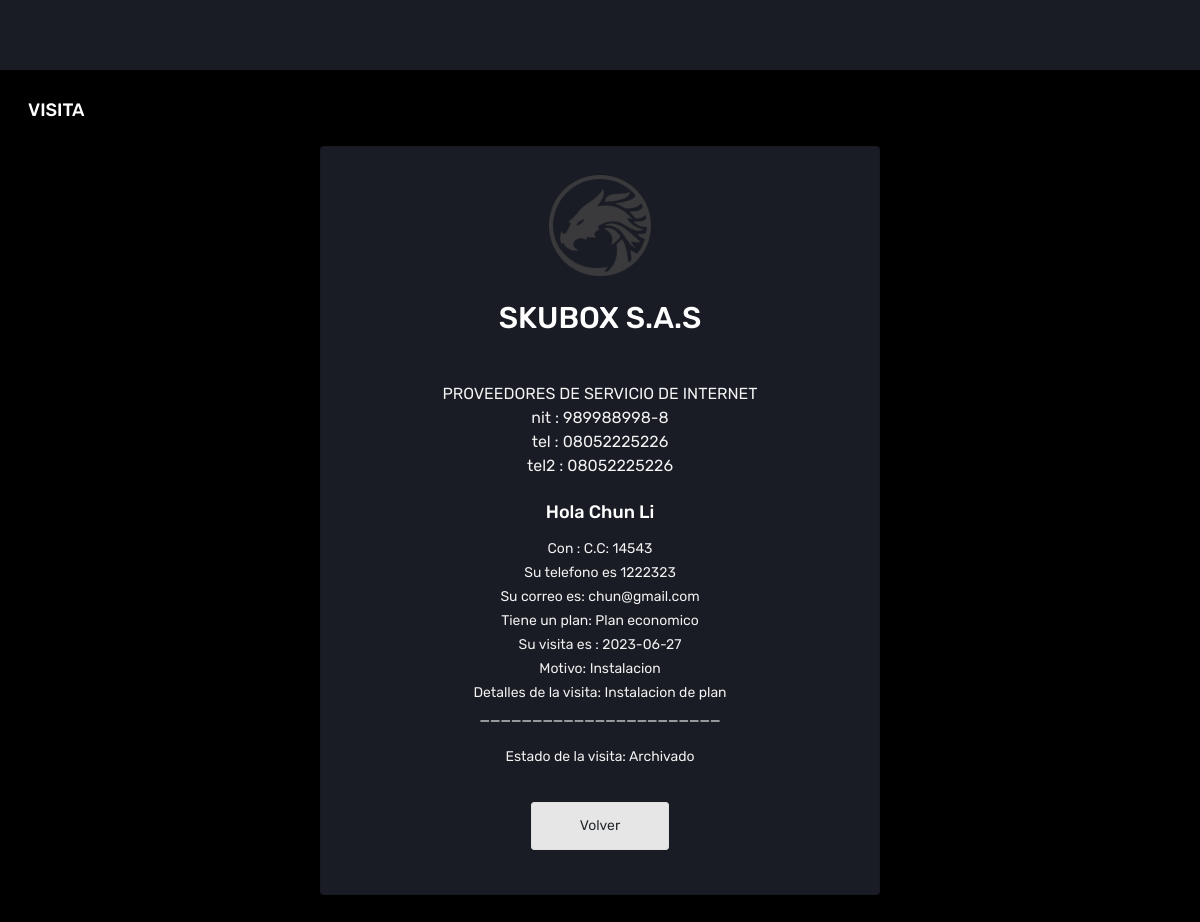
The page /consultas/visitascliente.php?id=2 on the database its author committed.
### tables this page shows
CREATE TABLE `empresa` (
  `id` int(11) NOT NULL DEFAULT 1,
  `logoEmpr` longblob DEFAULT NULL,
  `rz` varchar(255) DEFAULT NULL,
  `nombEmpresa` varchar(255) DEFAULT NULL,
  `nit` varchar(20) DEFAULT NULL,
  `crc` varchar(255) DEFAULT NULL,
  `nombrepleg` varchar(255) DEFAULT NULL,
  `docurepleg` varchar(50) DEFAULT NULL,
  `dirsede` varchar(255) DEFAULT NULL,
  `telsede` varchar(20) DEFAULT NULL,
  `telsede2` varchar(50) DEFAULT NULL,
  `email` varchar(20) DEFAULT NULL,
  `paginaWeb` varchar(255) DEFAULT NULL,
  `fechaConstitucion` date DEFAULT NULL
);

CREATE TABLE `usuario` (
  `idUsuario` int(11) NOT NULL,
  `tipoDocumento` varchar(20) NOT NULL DEFAULT 'CC',
  `documentoUsuario` varchar(20) NOT NULL,
  `nombresUsuario` varchar(100) NOT NULL,
  `telefonoUsuario` varchar(20) DEFAULT NULL,
  `correoUsuario` varchar(100) NOT NULL,
  `claveUsuario` varchar(150) NOT NULL,
  `estadoUsuario` enum('Activo','Inactivo') NOT NULL DEFAULT 'Activo',
  `creado` date NOT NULL,
  `ultimaActualizacion` date NOT NULL,
  `rol` varchar(100) NOT NULL,
  `fotoUsuario` varchar(255) DEFAULT 'pic-1.png',
  `foto` varchar(255) DEFAULT NULL
);

CREATE TABLE `cliente` (
  `idCliente` int(11) NOT NULL,
  `tipoDocumento` varchar(10) NOT NULL DEFAULT 'CC',
  `documentoCliente` varchar(20) NOT NULL,
  `nombreCliente` varchar(100) NOT NULL,
  `telefonoCliente` varchar(20) NOT NULL,
  `correoCliente` varchar(100) NOT NULL,
  `direccion` varchar(100) DEFAULT NULL,
  `estadoCliente` varchar(10) NOT NULL DEFAULT 'Activo',
  `plan_idPlan` int(11) NOT NULL,
  `creado` date DEFAULT NULL,
  `ultimaActualizacion` date DEFAULT NULL,
  `meses_gracia` int(11) DEFAULT 0
);

CREATE TABLE `plan` (
  `idPlan` int(11) NOT NULL,
  `codigoPlan` varchar(20) NOT NULL,
  `tipoPlan` varchar(20) DEFAULT NULL,
  `velocidad` varchar(20) NOT NULL,
  `nombrePlan` varchar(250) NOT NULL,
  `precioPlan` decimal(10,0) NOT NULL,
  `desPlan` varchar(2000) DEFAULT NULL,
  `estadoPlan` varchar(10) NOT NULL
);

CREATE TABLE `visitas` (
  `idVisita` int(10) NOT NULL,
  `tipoVisita` varchar(100) NOT NULL DEFAULT 'Instalacion',
  `motivoVisita` varchar(2000) DEFAULT NULL,
  `diaVisita` date DEFAULT NULL,
  `estadoVisita` varchar(100) DEFAULT 'Activo',
  `visita_idCliente` int(11) DEFAULT NULL,
  `comentario` varchar(2000) DEFAULT NULL
);

### public_html/consultas/visitascliente.php (the view, shortened to what this page needs)
    <?php
include '../../includes/header.php';
?>
<body>
  <?php
  require_once __DIR__ . '/../../config/db.php';
  $id = $_GET['id'];
  $sql = "SELECT * FROM usuario
  INNER JOIN user_visita
  INNER JOIN visitas
  INNER JOIN cliente
  INNER JOIN plan
  WHERE usuario.`idUsuario`=user_visita.`user_idUser`
  AND user_visita.`visita_idVisita`=visitas.`idVisita`
  AND  cliente.`idCliente`=visitas.`visita_idCliente`
  AND cliente.`plan_idPlan`=plan.`idPlan`
  AND idVisita='$id';";
if ($rta = $con->query($sql)) {
while ($row = $rta->fetch_assoc()) {
$tipov = $row['tipoVisita'];
$motivo = $row['motivoVisita'];
$diaVisita = $row['diaVisita'];
$eVisita = $row['estadoVisita'];
$tdc = $row['tipoDocumento'];
$docCliente = $row['documentoCliente'];
$nomCliente = $row['nombreCliente'];
$telCliente = $row['telefonoCliente'];
$emailCliente = $row['correoCliente'];
$nombreplan = $row['nombrePlan'];
    }
  }
  $sql2 = "SELECT * FROM empresa WHERE id='1';";
  $query2 = mysqli_query($con, $sql2);
  $row = mysqli_fetch_array($query2);
  ?>
  <div class="main-panel">
    <div class="content-wrapper">
      <div class="page-header">
        <h2 class="page-title">VISITA</h2>
      </div>
      <div class="row justify-content-center">
        <div class="col-md-6 col-12 grid-margin stretch-card mx-auto">
          <div class="card">
            <div class="card-body">
              <div style="text-align: center;">
                <img class="logo" src="../assets/images/empresa/logoEmpresa.png" alt="logo" style="max-width: 20%; height: auto" class="img-responsive" />
              </div>
              <br>
              <center>
                <h2 class="card-title"><?php echo $row['nombEmpresa'] ?></h2>
              </center>
              <form class="forms-sample">
                <div class="form-group">
                  <div class="card-body">
                    <form class="forms-sample">
                      <center><class="card-title"><?php echo $row['rz'] ?></center>
                      <center><class="card-title">nit : <?php echo $row['nit'] ?></center>
                      <center><class="card-title">tel : <?php echo $row['telsede'] ?></center>
                      <center><class="card-title">tel2 : <?php echo $row['telsede2'] ?></center>
                      <br>
                      <center>
                        <h4 class="card-title">Hola <?php echo "$nomCliente" ?></h4>
                      </center>
                      <div class="form-group">
                        <div>
                          <center><label for="cp">Con : <?php echo "$tdc: $docCliente" ?></label></center>
                        </div>
                        <div>
                          <center><label for="des"> Su telefono es <?php echo "$telCliente" ?></label>
                        </div>
                        <div>
                          <center><label for="des"> Su correo es: <?php echo "$emailCliente" ?></label></center>
                        </div>
                        <div>
                          <center><label for="cp">Tiene un plan: <?php echo "$nombreplan" ?></label></center>
                        </div>
                        <div>
                          <center><label for="cp">Su visita es : <?php echo "$diaVisita" ?></label></center>
                        </div>
                        <div>
                          <center><label for="cp">Motivo: <?php echo "$tipov" ?></label></center>
                        </div>
                        <div>
                          <center><label> Detalles de la visita: <?php echo "$motivo"?><label></center>
                        </div>
                          <center><label>_______________________</label></center>
                        </div>
                        <div>
                          <center><label for="plan">Estado de la visita: <?php echo "$eVisita " ?></label></center>
                        </div>
                      </div>
                      <center><a href="../index.php" class="btn btn-light btn-lg active" role="button" aria-pressed="true">Volver </a>
                      </center>
                    </form>
                  </div>
                </div>
            </div>
          </div>
        </div>
      </div>
</body>
</html>

### rows shown on the page
empresa: nombEmpresa "SKUBOX S.A.S", rz "PROVEEDORES DE SERVICIO DE INTERNET", nit "989988998-8", telsede "08052225226", telsede2 "08052225226"
usuario: cliente.nombreCliente "Chun Li", cliente.tipoDocumento "C.C", cliente.documentoCliente "14543", cliente.telefonoCliente "1222323", cliente.correoCliente "chun@gmail.com", plan.nombrePlan "Plan economico", visitas.diaVisita "2023-06-27", visitas.tipoVisita "Instalacion", visitas.motivoVisita "Instalacion de plan", visitas.estadoVisita "Archivado"
